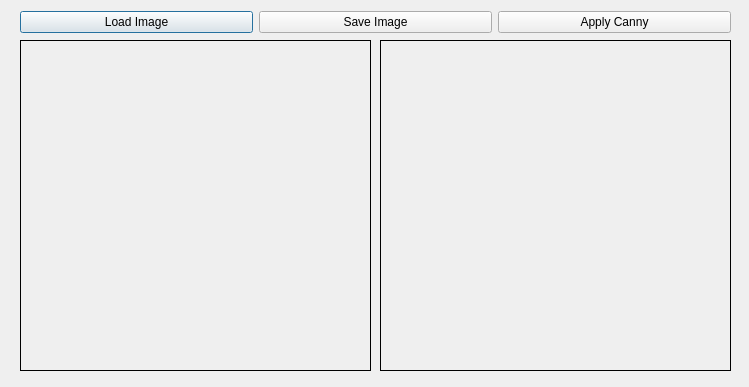
<?xml version="1.0" encoding="UTF-8"?>
<ui version="4.0">
 <class>Dialog</class>
 <widget class="QDialog" name="Dialog">
  <property name="geometry">
   <rect>
    <x>0</x>
    <y>0</y>
    <width>749</width>
    <height>387</height>
   </rect>
  </property>
  <property name="windowTitle">
   <string>Python GUI</string>
  </property>
  <widget class="QLabel" name="lblImage">
   <property name="geometry">
    <rect>
     <x>20</x>
     <y>40</y>
     <width>351</width>
     <height>331</height>
    </rect>
   </property>
   <property name="frameShape">
    <enum>QFrame::Box</enum>
   </property>
   <property name="text">
    <string/>
   </property>
  </widget>
  <widget class="QLabel" name="lblCannyImage">
   <property name="geometry">
    <rect>
     <x>380</x>
     <y>40</y>
     <width>351</width>
     <height>331</height>
    </rect>
   </property>
   <property name="frameShape">
    <enum>QFrame::Box</enum>
   </property>
   <property name="text">
    <string/>
   </property>
  </widget>
  <widget class="QWidget" name="">
   <property name="geometry">
    <rect>
     <x>20</x>
     <y>10</y>
     <width>711</width>
     <height>25</height>
    </rect>
   </property>
   <layout class="QHBoxLayout" name="horizontalLayout">
    <item>
     <widget class="QPushButton" name="btnLoadImage">
      <property name="text">
       <string>Load Image</string>
      </property>
     </widget>
    </item>
    <item>
     <widget class="QPushButton" name="btnSaveImage">
      <property name="text">
       <string>Save Image</string>
      </property>
     </widget>
    </item>
    <item>
     <widget class="QPushButton" name="btnApplyCanny">
      <property name="text">
       <string>Apply Canny</string>
      </property>
     </widget>
    </item>
   </layout>
  </widget>
 </widget>
 <resources/>
 <connections/>
</ui>
